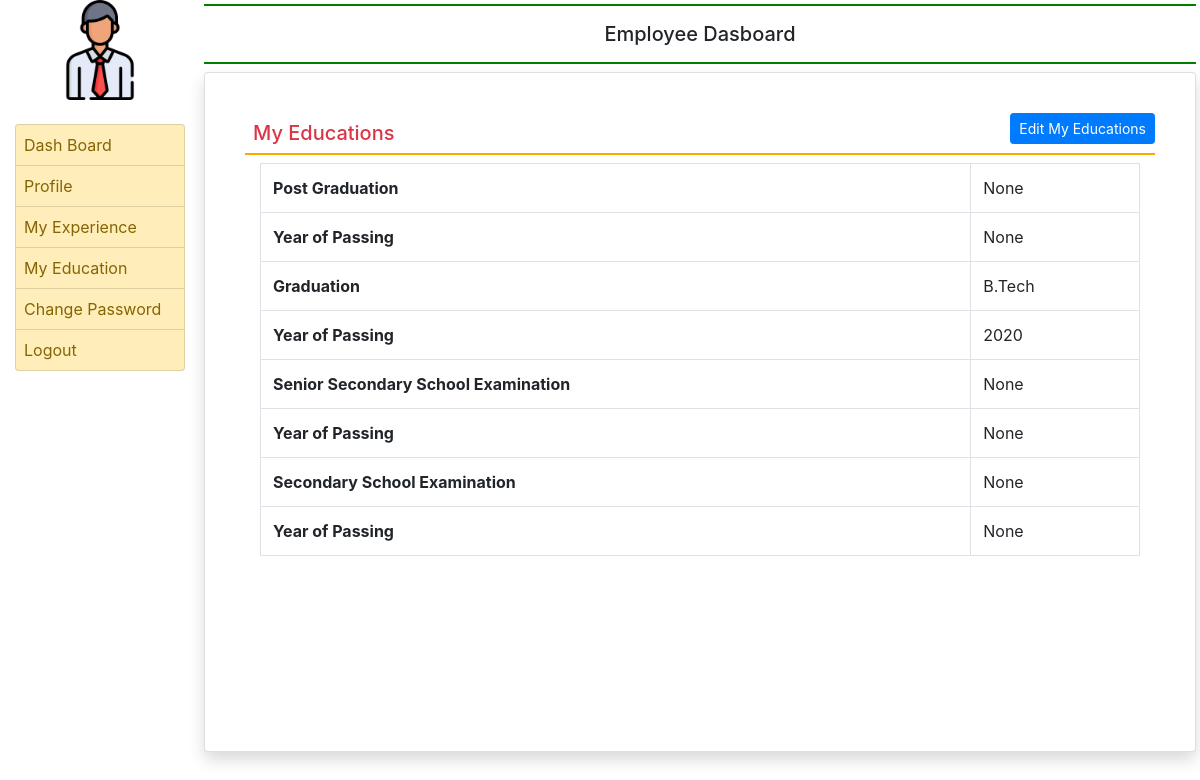
The app's page /myeducations (signed in) with its own data.
### employee/models.py (models this page shows, shortened)
class EmployeeEducation(models.Model):
    user = models.ForeignKey(User, on_delete=models.CASCADE)
    pg = models.CharField(max_length=50, null=True)
    yop_pg = models.CharField(max_length=50, null=True)
    ug = models.CharField(max_length=50, null=True)
    yop_ug = models.CharField(max_length=50, null=True)
    class_XII = models.CharField(max_length=50, null=True)
    yop_class_XII = models.CharField(max_length=50, null=True)
    class_X = models.CharField(max_length=50, null=True)
    yop_class_X = models.CharField(max_length=50, null=True)
    gender = models.CharField(max_length=50,null=True)
    doj = models.DateField(null=True)

### employee/views.py (the view)
# urls.py: path('myeducations', myeducations , name='myeducations' ),
def myeducations(request):
    if not request.user.is_authenticated:
        return redirect('emp_login')
    user = request.user
    education = EmployeeEducation.objects.get(user=user)
    return render(request,'myeducations.html',locals())

### employee/templates/myeducations.html (shortened to what this page needs)
{% extends 'emp_base.html' %}
{% block main %}
<!DOCTYPE html>
<html lang="en">
<head>
</head>
<body>
        <div class="card-body">
            <a href="/edit_myeducations" class="btn btn-primary float-right btn-sm">Edit My Educations</a>
            <h5 class="p-2 text-danger" style="border-bottom: 2px solid orange">My Educations</h5>
            <div class="container-fluid">
                <table class="table table-bordered">
                    <tr>
                        <th>Post Graduation</th>
                        <td>{{education.pg}}</td>
                    </tr>
                    <tr>
                        <th>Year of Passing</th>
                        <td>{{education.yop_pg}}</td>
                    </tr>
                    <tr>
                        <th>Graduation</th>
                        <td>{{education.ug}}</td>
                    </tr>
                    <tr>
                        <th>Year of Passing</th>
                        <td>{{education.yop_ug}}</td>
                    </tr>
                    <tr>
                        <th>Senior Secondary School Examination</th>
                        <td>{{education.class_XII}}</td>
                    </tr>
                    <tr>
                        <th>Year of Passing</th>
                        <td>{{education.yop_class_XII}}</td>
                    </tr>
                    <tr>
                        <th>Secondary School Examination</th>
                        <td>{{education.class_X}}</td>
                    </tr>
                    <tr>
                        <th>Year of Passing</th>
                        <td>{{education.yop_class_X}}</td>
                    </tr>
                </table>
            </div>
        </div>
</body>
</html>
{% endblock %}

### records on screen
EmployeeEducation: pg "None", yop_pg "None", ug "B.Tech", yop_ug "2020", class_XII "None", yop_class_XII "None", class_X "None", yop_class_X "None"
